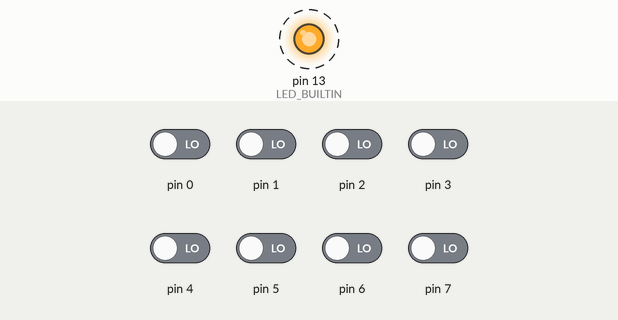
This sketch was run on a simulated Arduino Uno, built with avr-gcc and run on an emulated ATmega328P. Shown: output pins drawn as LEDs (lit = HIGH). Dashed ring = blinking. The inputs (shaded band) are chosen by the test bench; at power-on: pin 0–7 LOW.

Above: at 4.6 s.
Timing chart, 0 to 8.3 s (numbered marks = the images above):
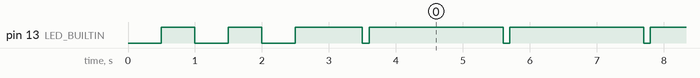

The sketch:

01-ResetStatus.ino
```cpp
// Reset switch status can be read on PD5.
//
// To test, press Adelino reset switch. The sketch should
// blink 3 times before reading the reset switch status.
// The D13 led will blink 2 times every 2s if the switch
// was kept pressed after the 3 blinks, of just 1 time if
// the reset switch was released anytime before.

// D13 led is active low on X1, will be active HIGH on Adelino X2
#define LED_ON   digitalWrite (LED_BUILTIN, LOW)
#define LED_OFF  digitalWrite (LED_BUILTIN, HIGH)

volatile int reset_pressed;

int rstat ()
{
  // Read the reset switch preserving the port configuration afterwards
  unsigned char save_DDRD = DDRD;
  unsigned char save_PORTD = PORTD;
  cli ();
  DDRD &= ~_BV(5); // PD5 -> input
  PORTD |= _BV(5); // Pull up
  int stat = !(PIND & _BV(5));
  PORTD = save_PORTD;
  DDRD = save_DDRD;
  sei ();
  return (stat);
}

void setup()
{
  // initialize digital pin LED_BUILTIN as an output.
  pinMode(LED_BUILTIN, OUTPUT);

  // Blink 3 times to inform the reset button state will be read
  for (int i = 0; i < 3; i++)
  {
    LED_ON;
    delay (500);
    LED_OFF;
    delay (500);
  }

  // The reset button was kept pressed?
  reset_pressed = rstat ();

  // Ok, wait a little to create some suspense :)
  delay (500);
}

// the loop function runs over and over again forever
void loop ()
{
  // One short blink
  LED_ON;
  delay (100);
  LED_OFF;

  // If reset button was pressed, blink 2 times
  if (reset_pressed)
  {
    // One more short blink
    delay (100);
    LED_ON;
    delay (100);
    LED_OFF;
  }

  // wait 1 second between blinks
  delay (2000);
}
```

Measured:
- by itself, pin 13 (LED_BUILTIN): goes LOW 0.50 s, HIGH 0.50 s, LOW 0.50 s, HIGH 1.0 s, 60 × (LOW 0.10 s, HIGH 2.0 s), LOW 0.10 s, then HIGH
